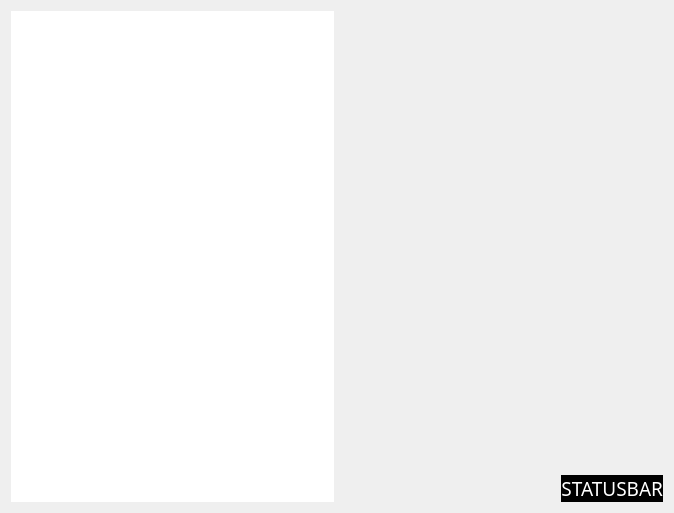
<?xml version="1.0" encoding="UTF-8"?>
<ui version="4.0">
 <class>SerialCameraWindow</class>
 <widget class="QMainWindow" name="SerialCameraWindow">
  <property name="geometry">
   <rect>
    <x>0</x>
    <y>0</y>
    <width>674</width>
    <height>513</height>
   </rect>
  </property>
  <property name="windowTitle">
   <string>SerialCam</string>
  </property>
  <property name="windowIcon">
   <iconset theme="device-camera-video">
    <normaloff>.</normaloff>.</iconset>
  </property>
  <property name="toolTip">
   <string/>
  </property>
  <widget class="QWidget" name="centralWidget">
   <layout class="QGridLayout" name="gridLayout">
    <item row="0" column="0">
     <widget class="QGraphicsView" name="graphicsView">
      <property name="frameShape">
       <enum>QFrame::NoFrame</enum>
      </property>
      <property name="verticalScrollBarPolicy">
       <enum>Qt::ScrollBarAlwaysOff</enum>
      </property>
      <property name="horizontalScrollBarPolicy">
       <enum>Qt::ScrollBarAlwaysOff</enum>
      </property>
      <property name="backgroundBrush">
       <brush brushstyle="SolidPattern">
        <color alpha="255">
         <red>0</red>
         <green>0</green>
         <blue>0</blue>
        </color>
       </brush>
      </property>
     </widget>
    </item>
    <item row="0" column="1">
     <widget class="QWidget" name="overlay" native="true">
      <layout class="QVBoxLayout" name="verticalLayout">
       <property name="leftMargin">
        <number>0</number>
       </property>
       <property name="topMargin">
        <number>0</number>
       </property>
       <property name="rightMargin">
        <number>0</number>
       </property>
       <property name="bottomMargin">
        <number>0</number>
       </property>
       <item>
        <widget class="QWidget" name="widget_2" native="true">
         <layout class="QHBoxLayout" name="horizontalLayout">
          <item>
           <spacer name="horizontalSpacer">
            <property name="orientation">
             <enum>Qt::Horizontal</enum>
            </property>
            <property name="sizeHint" stdset="0">
             <size>
              <width>238</width>
              <height>20</height>
             </size>
            </property>
           </spacer>
          </item>
          <item alignment="Qt::AlignRight">
           <widget class="QPushButton" name="photoButton">
            <property name="toolTip">
             <string>Save snapshot to file</string>
            </property>
            <property name="text">
             <string/>
            </property>
            <property name="icon">
             <iconset resource="res.qrc">
              <normaloff>:/res/shoot-icon.png</normaloff>:/res/shoot-icon.png</iconset>
            </property>
            <property name="iconSize">
             <size>
              <width>48</width>
              <height>48</height>
             </size>
            </property>
            <property name="flat">
             <bool>true</bool>
            </property>
           </widget>
          </item>
         </layout>
        </widget>
       </item>
       <item>
        <spacer name="verticalSpacer">
         <property name="orientation">
          <enum>Qt::Vertical</enum>
         </property>
         <property name="sizeHint" stdset="0">
          <size>
           <width>20</width>
           <height>387</height>
          </size>
         </property>
        </spacer>
       </item>
       <item alignment="Qt::AlignRight">
        <widget class="QLabel" name="label">
         <property name="font">
          <font>
           <family>Oxygen Mono</family>
           <pointsize>14</pointsize>
           <weight>50</weight>
           <italic>false</italic>
           <bold>false</bold>
          </font>
         </property>
         <property name="styleSheet">
          <string notr="true">background: black; color: white;
font: 14pt &quot;Oxygen Mono&quot;;</string>
         </property>
         <property name="frameShape">
          <enum>QFrame::NoFrame</enum>
         </property>
         <property name="frameShadow">
          <enum>QFrame::Sunken</enum>
         </property>
         <property name="text">
          <string>STATUSBAR</string>
         </property>
         <property name="textFormat">
          <enum>Qt::PlainText</enum>
         </property>
         <property name="alignment">
          <set>Qt::AlignRight|Qt::AlignTrailing|Qt::AlignVCenter</set>
         </property>
        </widget>
       </item>
      </layout>
     </widget>
    </item>
   </layout>
  </widget>
 </widget>
 <layoutdefault spacing="6" margin="11"/>
 <resources>
  <include location="res.qrc"/>
 </resources>
 <connections/>
</ui>
